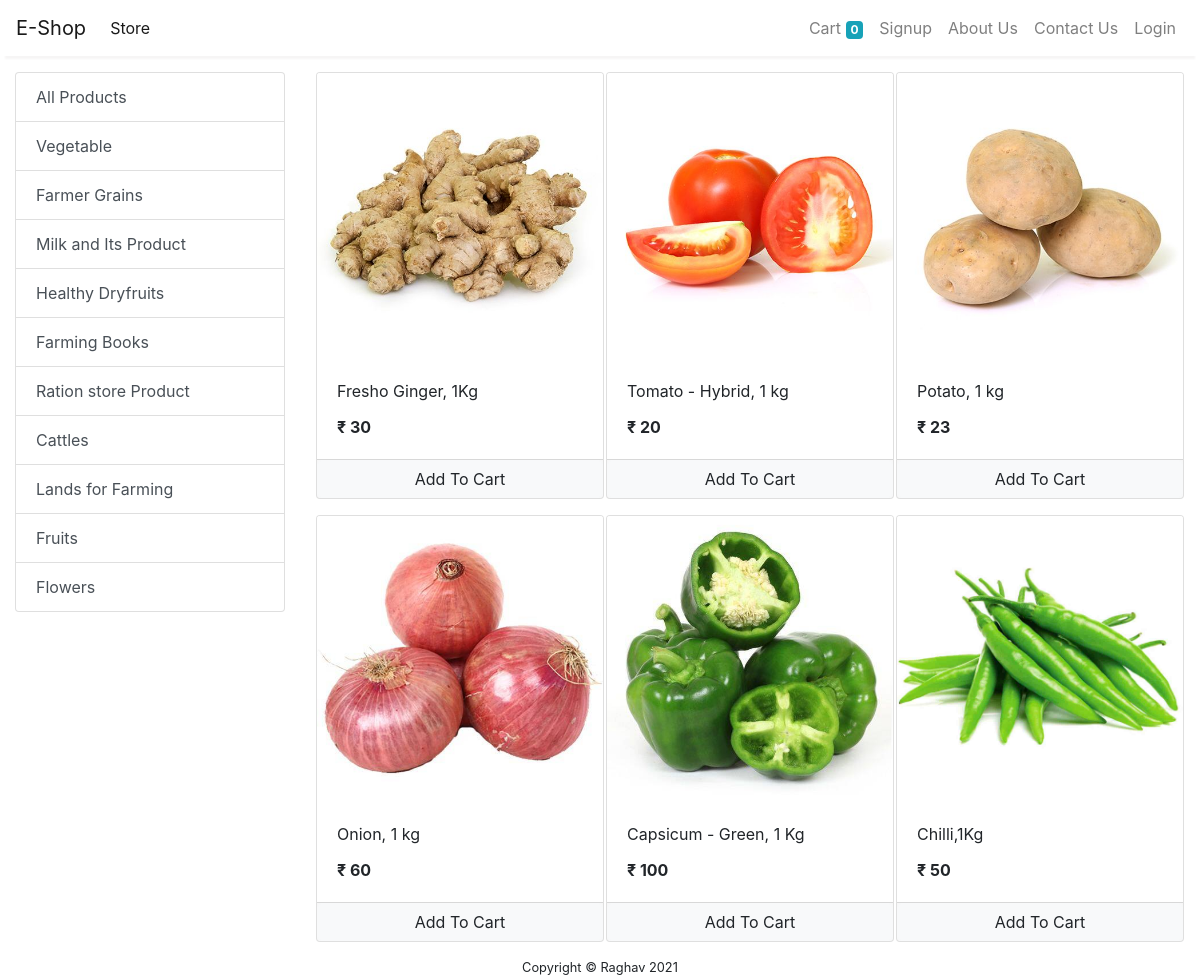
Screenshot of /store?category=3 with the database file from the repository.
### store/models/category.py (models this page shows, shortened)
class Category(models.Model):
    name = models.CharField(max_length=20)
    @staticmethod
    def get_all_categories():
        return Category.objects.all()

### store/models/product.py (models this page shows, shortened)
class Product(models.Model):
    name = models.CharField(max_length=50)
    price = models.IntegerField(default=0)
    category = models.ForeignKey(Category, on_delete=models.CASCADE, default=1)
    description = models.CharField(max_length=200, default='' , null=True , blank=True)
    stock=models.IntegerField(default=0)
    image = models.ImageField(upload_to='uploads/products/')
    @staticmethod
    def get_all_products_by_categoryid(category_id):
        if category_id:
            return Product.objects.filter(category = category_id)
        else:
            return Product.get_all_products();

### store/views/home.py (the view)
# urls.py: path('' , include('store.urls'))
def store(request):
    cart = request.session.get('cart')
    if not cart:
        request.session['cart'] = {}
    products = None
    categories = Category.get_all_categories()
    categoryID = request.GET.get('category')
    if categoryID:
        products = Product.get_all_products_by_categoryid(categoryID)
    else:
        products = Product.get_all_products()
    data = {}
    data['products'] = products
    data['categories'] = categories
    print('you are : ', request.session.get('email'))
    return render(request, 'index.html', data)

### store/templatetags/cart.py (called while the page is built)
@register.filter(name='is_in_cart')
def is_in_cart(product  , cart):
    keys = cart.keys()
    for id in keys:
        if int(id) == product.id:
            return True
    return False

### store/templatetags/custom_filter.py (called while the page is built)
@register.filter(name='currency')
def currency(number):
    return "₹ "+str(number)

### store/templates/index.html (shortened to what this page needs)
{% extends 'base.html' %}
{% block content %}
{% load cart %}
{% load custom_filter %}
<div class="container-fluid mt-3">
	<div class="row">
		<div class="col-lg-3 mx-auto">
			<div class="list-group">
				<a href="/" class="list-group-item list-group-item-action">All Products</a>
				{% for category in categories %}
				<a href="/?category={{category.id}}"
					class="list-group-item list-group-item-action">{{category.name}}</a>
				{% endfor %}
			</div>
		</div>
		<div id='products' class="col-lg-9 mx-auto">
			<div class="row mx-auto">
				{% for product in products %}
				<div class="card mx-auto mb-3" id={{product.id}} style="width: 18rem;">
					<img class="card-img-top" src="{{product.image.url}}" alt="Card image cap">
					<div class="card-body">
						<p class="card-title">{{product.name}}</p>
						<p class="card-text"><b>{{product.price|currency}}</b></p>
					</div>
					<div class="card-footer p-0 no-gutters">
						{% if product|is_in_cart:request.session.cart %}
						<div class="row no-gutters">
							<form action="/#{{product.id}}" class="col-2 " method="post">
								{% csrf_token %}
								<input hidden type="text" name='product' value='{{product.id}}'>
								<input hidden type="text" name='remove' value='True'>
								<input type="submit" value=" - " class="btn btn-block btn-light border-right">
							</form>
							<div class="text-center col">{{product|cart_quantity:request.session.cart}} in Cart</div>
							<form action="/#{{product.id}}" class="col-2 " method="post">
								{% csrf_token %}
								<input hidden type="text" name='product' value='{{product.id}}'>
								<input type="submit" value=" + " class="btn btn-block btn-light border-left">
							</form>
						</div>
						{% else %}
						<form action="/#{{product.id}}" method="POST" class="btn-block">
							<input type="submit" class="float-right btn btn-light  form-control"
								value="Add To Cart">
						</form>
						{% endif %}
					</div>
				</div>
				{% endfor %}
			</div>
		</div>
	</div>
</div>
{% endblock %}

### rows the page displays
Category: name "Vegetable"
Category: name "Farmer Grains"
Category: name "Milk and Its Product"
Category: name "Healthy Dryfruits"
Category: name "Farming Books"
Category: name "Ration store Product"
Category: name "Cattles"
Category: name "Lands for Farming"
Category: name "Fruits"
Category: name "Flowers"
Product: image (picture), name "Fresho Ginger, 1Kg", price "₹ 30"
Product: image (picture), name "Tomato - Hybrid, 1 kg", price "₹ 20"
Product: image (picture), name "Potato, 1 kg", price "₹ 23"
Product: image (picture), name "Onion, 1 kg", price "₹ 60"
Product: {{ product.id }} 18 (drawn), image (picture), name "Capsicum - Green, 1 Kg", price "₹ 100"
Product: image (picture), name "Chilli,1Kg", price "₹ 50"

### other values shown
{{ request.session.cart.keys|length }} "0"
